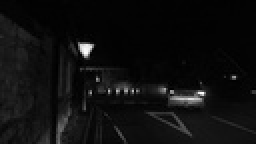
%> input picture Low light image contrast enhancement/imgs/road_low_1.jpg, 128 x 72 px, shrunk from 800 x 450 before the run (shown 2 times larger)
$ octave histogramEqualisation.m   (GNU Octave 9; MATLAB toolbox functions it lacks are replaced by stand-ins)
%> lines starting %> are read from the running program, lines starting %| are printed output that depends on the picture
clear all; clc;

% Histogram Equalisation
% read images
road_low_1 = imread("imgs/road_low_1.jpg");
%> road_low_1 is the input picture: size 72x128 uint8; min 0, max 255, mean 14.6
road_low_2 = imread("imgs/road_low_2.jpg");
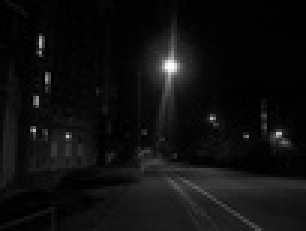
%> input picture Low light image contrast enhancement/imgs/road_low_2.jpg, 102 x 77 px, shrunk from 640 x 480 before the run (shown 3 times larger)
%> road_low_2 is the input picture: size 77x102 uint8; min 0, max 255, mean 15.2
sports_low = imread("imgs/sports_low.png");
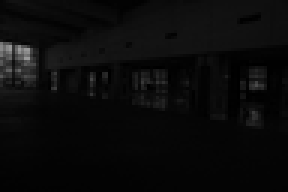
%> input picture Low light image contrast enhancement/imgs/sports_low.png, 96 x 64 px, shrunk from 600 x 400 before the run (shown 3 times larger)
%> sports_low is the input picture: size 64x96 uint8; min 0, max 153, mean 10.5

% histogram equalisation of each image
road_low_1_histEqualised = histEqual(road_low_1);
road_low_2_histEqualised = histEqual(road_low_2);
sports_low_histEqualised = histEqual(sports_low);

% display images with histograms
imageAndHist(road_low_1, road_low_1_histEqualised, "road\_low\_1");
imageAndHist(road_low_2, road_low_2_histEqualised, "road\_low\_2");
imageAndHist(sports_low, sports_low_histEqualised, "sports\_low");


% Enlarge figure to full screen.
set(figure, 'Units', 'Normalized', 'OuterPosition', [0, 0.04, 1, 0.96]);
subplot(2,3,1);
imshow(road_low_1);
title("Original road\_low\_1");
subplot(2,3,2);
imshow(road_low_2);
title("Original road\_low\_2");
subplot(2,3,3);
imshow(sports_low);
title("Original sports\_low");

subplot(2,3,4);
imshow(road_low_1_histEqualised);
title("Histogram Equalised road\_low\_1");
subplot(2,3,5);
imshow(road_low_2_histEqualised);
title("Histogram Equalised road\_low\_2");
subplot(2,3,6);
% [5 lines not run here, left out]
function g = histEqual(image)
    original = image;
    imsize = size(image);
%> imsize = [72 128]
    row = imsize(1); column = imsize(2);
%> after `row = imsize(1)`: row = 72
%> after `column = imsize(2)`: column = 128
    total_num_pixels = row * column; % this is MN
%> total_num_pixels = 9216
    L = power(2,8); % 8 bit image [0,255]
    nk = zeros(1,L); % total occurance of each pixel will be stored

    % count occurence of each pixels
    for k = 0:L-1
        count = 0;
        for i = 1:row
            for j = 1:column
                if (image(i,j) == k)
                    count = count + 1;
                end
            end
        end
        nk(k+1) = count;
    end
%> after the loop, nk = 256 values, max 1943 at index 4, min 0 at index 87, mean 36

    % probability of occurrence of gray level
    probability = nk/total_num_pixels;
%> probability = 256 values, max 0.211 at index 4, min 0 at index 87, mean 0.00391

    % transformation function
    tk= zeros(1,L);
    for k = 1:L
        total = 0;
        for l = 1:k
            total = total + probability(l);
        end
        tk(k) = (L-1) * total;
    end
%> after the loop, tk = 256 values from 0.609 to 255
    sk = round(tk);
%> sk = 256 values from 1 to 255

    % replace each pixel value with their new pixel value
    for k = 0:255
        for i = 1:row
            for j = 1: column
                if (original(i,j) == k)
                    image(i,j) = sk(k+1);
                end
            end
        end
    end
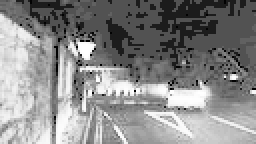
%> image: size 72x128 uint8 (shown 2 times larger); min 1, max 255, mean 136.5
%> after the loop in histEqual (call 2), `for k = 0:L-1`: nk = 256 values, max 1071 at index 3, min 0 at index 82, mean 30.68
%> in histEqual (call 2), `probability = nk/total_num_pixels;`: probability = 256 values, max 0.136 at index 3, min 0 at index 82, mean 0.00391
%> after the loop in histEqual (call 2), `for k = 1:L`: tk = 256 values from 5.19 to 255
%> in histEqual (call 2), `sk = round(tk);`: sk = 256 values from 5 to 255
%> after the loop in histEqual (call 2), `for k = 0:255`:
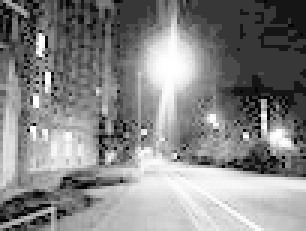
%> image: size 77x102 uint8 (shown 3 times larger); min 5, max 255, mean 133.4
%> after the loop in histEqual (call 3), `for k = 0:L-1`: nk = 256 values, max 962 at index 6, min 0 at index 65, mean 24
%> in histEqual (call 3), `probability = nk/total_num_pixels;`: probability = 256 values, max 0.157 at index 6, min 0 at index 65, mean 0.00391
%> after the loop in histEqual (call 3), `for k = 1:L`: tk = 256 values from 1.49 to 255
%> in histEqual (call 3), `sk = round(tk);`: sk = 256 values from 1 to 255
%> after the loop in histEqual (call 3), `for k = 0:255`:
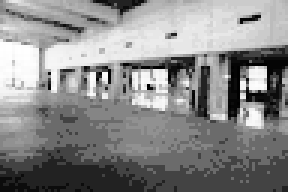
%> image: size 64x96 uint8 (shown 3 times larger); min 1, max 255, mean 136.8
g = image;
end

function imageAndHist(image, hist_equalised, imageName)
%> called with imageName = 'road\_low\_1'
    image_hist = imhist(image);
%> image_hist = 256 values, max 1943 at index 4, min 0 at index 87, mean 36
    histEqualised_hist = imhist(hist_equalised);
%> histEqualised_hist = 256 values, max 1943 at index 83, min 0 at index 1, mean 36
%> the run ends on the next line

    set(figure, 'Units', 'Normalized', 'OuterPosition', [0, 0.04, 1, 0.96]);
    subplot(2,2,1);
    imshow(image);
    title("Original " + imageName);
    subplot(2,2,2);
    bar(image_hist);
    xlabel('Bins');
    ylabel('Counts');
    title("Original Histogram for "+imageName);

    subplot(2,2,3);
    imshow(hist_equalised);
    title("Histogram Equalised "+imageName);
    subplot(2,2,4);
    bar(histEqualised_hist);
    xlabel('Bins');
    ylabel('Counts');
    title("Histogram Equalised Histogram for "+imageName);
    sgtitle("Histogram Equalisation for "+ imageName + " image and Respective Histograms")
end
